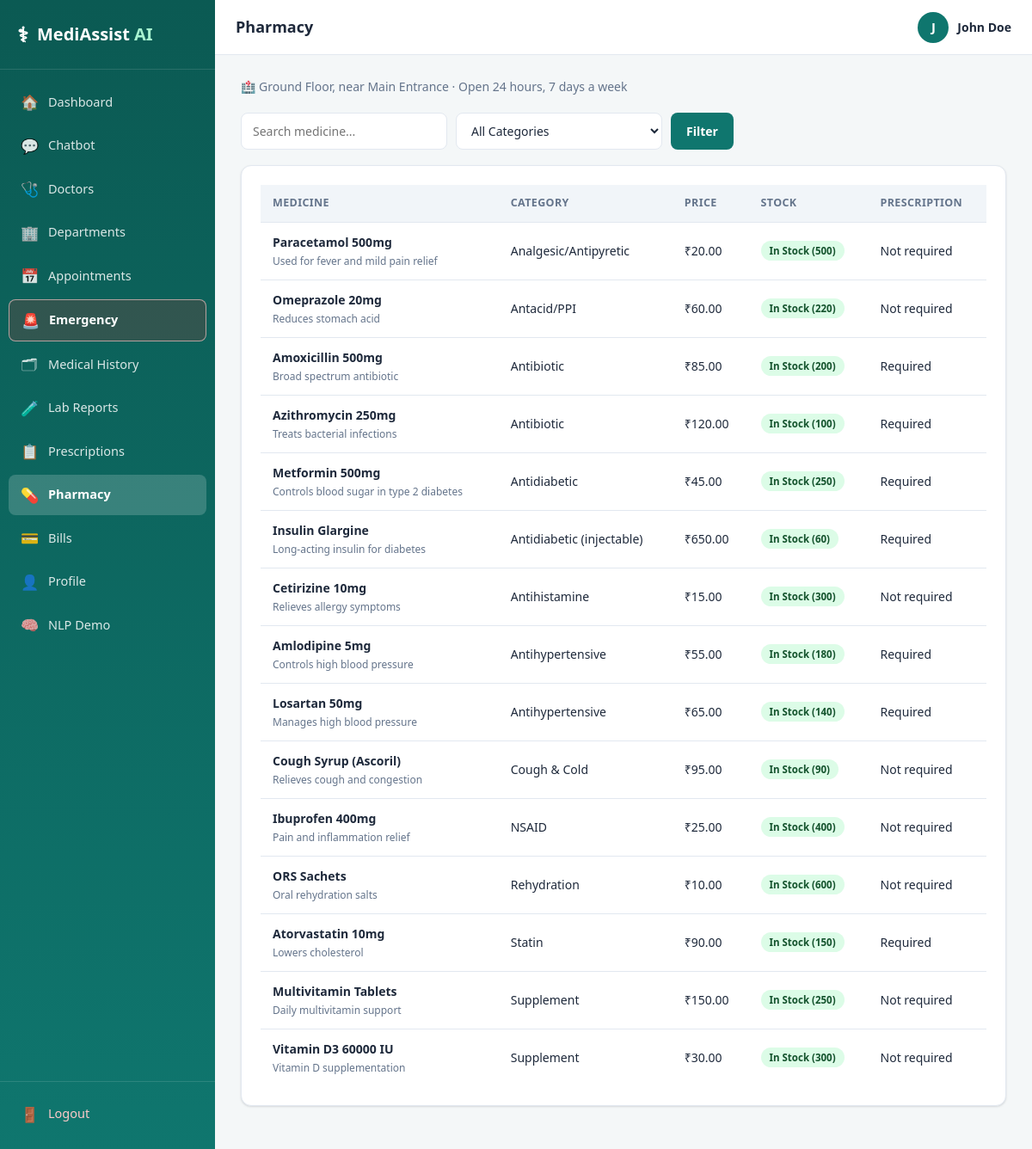
/pharmacy (signed in), run on the app's committed database.
### tables this page shows
CREATE TABLE users (
    user_id         INTEGER PRIMARY KEY AUTOINCREMENT,
    username        TEXT UNIQUE NOT NULL,
    email           TEXT UNIQUE NOT NULL,
    password_hash   TEXT NOT NULL,
    role            TEXT NOT NULL DEFAULT 'patient',   -- patient | admin
    full_name       TEXT NOT NULL,
    phone           TEXT,
    created_at      TIMESTAMP DEFAULT CURRENT_TIMESTAMP,
    is_active       INTEGER DEFAULT 1
);

CREATE TABLE medicines (
    medicine_id     INTEGER PRIMARY KEY AUTOINCREMENT,
    name            TEXT NOT NULL,
    category        TEXT,
    price           REAL NOT NULL,
    stock_quantity  INTEGER DEFAULT 0,
    requires_prescription INTEGER DEFAULT 0,
    manufacturer    TEXT,
    description     TEXT
);

### routes/pharmacy.py (the view)
@pharmacy_bp.route("/pharmacy")
@login_required
def pharmacy_page():
    search = request.args.get("q", "").strip()
    category = request.args.get("category", "")
    sql = "SELECT * FROM medicines WHERE 1=1"
    params = []
    if search:
        sql += " AND name LIKE ?"
        params.append(f"%{search}%")
    if category:
        sql += " AND category = ?"
        params.append(category)
    sql += " ORDER BY category, name"
    medicines = query(sql, tuple(params))
    categories = query("SELECT DISTINCT category FROM medicines ORDER BY category")
    return render_template("pharmacy.html", medicines=medicines, categories=categories,
                          search=search, selected_category=category)

### database/db.py (called while the page is built)
def get_connection():
    conn = sqlite3.connect(DB_PATH)
    conn.row_factory = sqlite3.Row
    conn.execute("PRAGMA foreign_keys = ON")
    return conn

def query(sql, params=(), fetchone=False, commit=False):
    conn = get_connection()
    cur = conn.cursor()
    cur.execute(sql, params)
    if commit:
        conn.commit()
        last_id = cur.lastrowid
        conn.close()
        return last_id
    rows = cur.fetchone() if fetchone else cur.fetchall()
    conn.close()
    if rows is None:
        return None
    if fetchone:
        return dict(rows)
    return [dict(r) for r in rows]

### routes/auth.py (called while the page is built)
def login_required(f):
    @wraps(f)
    def wrapper(*args, **kwargs):
        if "user_id" not in session:
            if request.path.startswith("/api/"):
                return jsonify({"error": "Authentication required"}), 401
            flash("Please log in to continue.", "warning")
            return redirect(url_for("auth.login", next=request.path))
        return f(*args, **kwargs)
    return wrapper

def get_current_user():
    if "user_id" not in session:
        return None
    return query("SELECT * FROM users WHERE user_id = ?", (session["user_id"],), fetchone=True)

### templates/pharmacy.html (shortened to what this page needs)
{% extends "base.html" %}
{% block page_title %}Pharmacy{% endblock %}
{% block content %}
<p class="section-sub">🏥 Ground Floor, near Main Entrance · Open 24 hours, 7 days a week</p>
<form method="GET" class="filters-bar">
  <input type="text" name="q" class="form-control" placeholder="Search medicine..." value="{{ search }}">
  <select name="category" class="form-control">
    <option value="">All Categories</option>
  </select>
  <button type="submit" class="btn btn-primary">Filter</button>
</form>
<div class="table-wrap card">
<table class="data-table">
  <thead><tr><th>Medicine</th><th>Category</th><th>Price</th><th>Stock</th><th>Prescription</th></tr></thead>
  <tbody>
  {% for m in medicines %}
    <tr>
      <td><b>{{ m.name }}</b><br><span class="text-muted" style="font-size:12px;">{{ m.description }}</span></td>
      <td>{{ m.category }}</td>
      <td>₹{{ '%.2f' | format(m.price) }}</td>
      <td>
        {% if m.stock_quantity > 0 %}
          <span class="badge badge-confirmed">In Stock ({{ m.stock_quantity }})</span>
        {% else %}
          <span class="badge badge-cancelled">Out of Stock</span>
        {% endif %}
      </td>
      <td>{{ 'Required' if m.requires_prescription else 'Not required' }}</td>
    </tr>
  {% else %}
    <tr><td colspan="5" class="empty-state">No medicines found.</td></tr>
  {% endfor %}
  </tbody>
</table>
</div>
{% endblock %}

### templates/base.html (shortened to what this page needs)
<!DOCTYPE html>
<html lang="en">
<head>
<link rel="stylesheet" href="{{ url_for('static', filename='css/style.css') }}">
</head>
<body>
<div class="app-shell">
  <aside class="sidebar" id="sidebar">
    <div class="sidebar-brand">
      <span class="brand-icon">⚕</span>
      <span class="brand-text">MediAssist <b>AI</b></span>
    </div>
    <nav class="sidebar-nav">
      <a href="{{ url_for('main.dashboard') }}" class="nav-item {{ 'active' if request.endpoint=='main.dashboard' }}"><span>🏠</span> Dashboard</a>
      <a href="{{ url_for('chatbot.chatbot_page') }}" class="nav-item {{ 'active' if request.endpoint=='chatbot.chatbot_page' }}"><span>💬</span> Chatbot</a>
      <a href="{{ url_for('doctors.list_doctors') }}" class="nav-item {{ 'active' if request.endpoint=='doctors.list_doctors' }}"><span>🩺</span> Doctors</a>
      <a href="{{ url_for('departments.list_departments') }}" class="nav-item {{ 'active' if request.endpoint=='departments.list_departments' }}"><span>🏢</span> Departments</a>
      <a href="{{ url_for('appointments.list_appointments') }}" class="nav-item {{ 'active' if request.endpoint=='appointments.list_appointments' }}"><span>📅</span> Appointments</a>
      <a href="{{ url_for('main.emergency_page') }}" class="nav-item {{ 'active' if request.endpoint=='main.emergency_page' }} emergency-nav"><span>🚨</span> Emergency</a>
      <a href="{{ url_for('patient.medical_history') }}" class="nav-item {{ 'active' if request.endpoint=='patient.medical_history' }}"><span>🗂</span> Medical History</a>
      <a href="{{ url_for('lab.lab_reports') }}" class="nav-item {{ 'active' if request.endpoint=='lab.lab_reports' }}"><span>🧪</span> Lab Reports</a>
      <a href="{{ url_for('pharmacy.prescriptions_page') }}" class="nav-item {{ 'active' if request.endpoint=='pharmacy.prescriptions_page' }}"><span>📋</span> Prescriptions</a>
      <a href="{{ url_for('pharmacy.pharmacy_page') }}" class="nav-item {{ 'active' if request.endpoint=='pharmacy.pharmacy_page' }}"><span>💊</span> Pharmacy</a>
      <a href="{{ url_for('billing.bills_page') }}" class="nav-item {{ 'active' if request.endpoint=='billing.bills_page' }}"><span>💳</span> Bills</a>
      <a href="{{ url_for('patient.profile') }}" class="nav-item {{ 'active' if request.endpoint=='patient.profile' }}"><span>👤</span> Profile</a>
      <a href="{{ url_for('nlp_demo.nlp_demo_page') }}" class="nav-item {{ 'active' if request.endpoint=='nlp_demo.nlp_demo_page' }}"><span>🧠</span> NLP Demo</a>
    </nav>
    <div class="sidebar-footer">
      <a href="{{ url_for('auth.logout') }}" class="nav-item logout"><span>🚪</span> Logout</a>
    </div>
  </aside>
  <div class="main-area">
    <header class="topbar">
      <div class="topbar-title">{% block page_title %}Dashboard{% endblock %}</div>
      <div class="topbar-user">
        {% if current_user %}
        <span class="user-avatar">{{ current_user.full_name[0] | upper }}</span>
        <span class="user-name">{{ current_user.full_name }}</span>
        {% endif %}
      </div>
    </header>
    <main class="content">
      {% block content %}{% endblock %}
    </main>
  </div>
</div>
</body>
</html>

### data on the page
users: full_name "J", full_name "John Doe"
medicines: name "Paracetamol 500mg", description "Used for fever and mild pain relief", category "Analgesic/Antipyretic", price "20.00", stock_quantity "500", requires_prescription "Not required"
medicines: name "Omeprazole 20mg", description "Reduces stomach acid", category "Antacid/PPI", price "60.00", stock_quantity "220", requires_prescription "Not required"
medicines: name "Amoxicillin 500mg", description "Broad spectrum antibiotic", category "Antibiotic", price "85.00", stock_quantity "200", requires_prescription "Required"
medicines: name "Azithromycin 250mg", description "Treats bacterial infections", category "Antibiotic", price "120.00", stock_quantity "100", requires_prescription "Required"
medicines: name "Metformin 500mg", description "Controls blood sugar in type 2 diabetes", category "Antidiabetic", price "45.00", stock_quantity "250", requires_prescription "Required"
medicines: name "Insulin Glargine", description "Long-acting insulin for diabetes", category "Antidiabetic (injectable)", price "650.00", stock_quantity "60", requires_prescription "Required"
medicines: name "Cetirizine 10mg", description "Relieves allergy symptoms", category "Antihistamine", price "15.00", stock_quantity "300", requires_prescription "Not required"
medicines: name "Amlodipine 5mg", description "Controls high blood pressure", category "Antihypertensive", price "55.00", stock_quantity "180", requires_prescription "Required"
medicines: name "Losartan 50mg", description "Manages high blood pressure", category "Antihypertensive", price "65.00", stock_quantity "140", requires_prescription "Required"
medicines: name "Cough Syrup (Ascoril)", description "Relieves cough and congestion", category "Cough & Cold", price "95.00", stock_quantity "90", requires_prescription "Not required"
medicines: name "Ibuprofen 400mg", description "Pain and inflammation relief", category "NSAID", price "25.00", stock_quantity "400", requires_prescription "Not required"
medicines: name "ORS Sachets", description "Oral rehydration salts", category "Rehydration", price "10.00", stock_quantity "600", requires_prescription "Not required"
medicines: name "Atorvastatin 10mg", description "Lowers cholesterol", category "Statin", price "90.00", stock_quantity "150", requires_prescription "Required"
medicines: name "Multivitamin Tablets", description "Daily multivitamin support", category "Supplement", price "150.00", stock_quantity "250", requires_prescription "Not required"
medicines: name "Vitamin D3 60000 IU", description "Vitamin D supplementation", category "Supplement", price "30.00", stock_quantity "300", requires_prescription "Not required"
